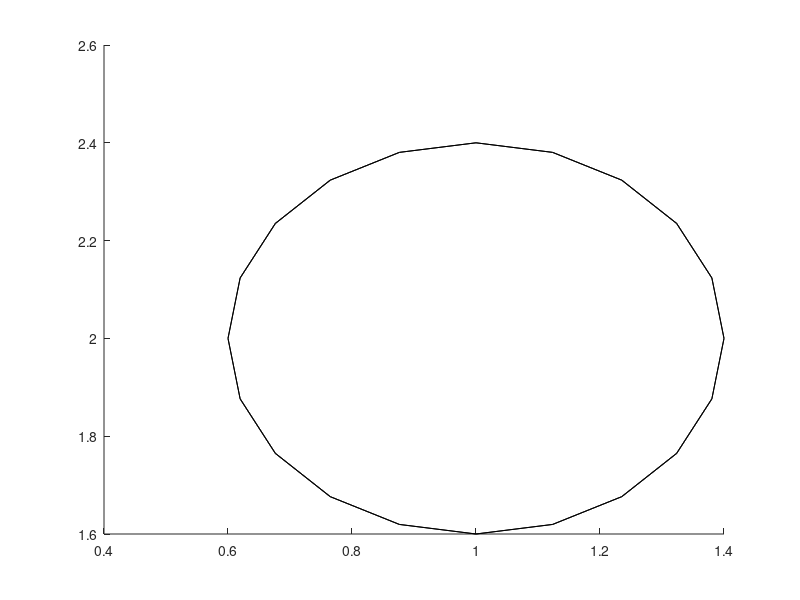

MATLAB code to generate this figure: (Note: this script raises an error after producing the figure.)
%% 无人机三维栅格环境建模 (20×20×15) - 圆柱体版本
clear; clc; close all;

%% 步骤1：生成建筑高度数据（20×20 平面）
X_SIZE = 20;
Y_SIZE = 20;
Z_SIZE = 15;

% 生成随机建筑高度（0表示空地/街道，3-15表示建筑高度）
rng(42); % 固定随机种子，结果可复现
building_density = 0.6; % 60%的栅格有建筑
building_height = zeros(X_SIZE, Y_SIZE);

for i = 1:X_SIZE
    for j = 1:Y_SIZE
        if rand() < building_density
            building_height(i,j) = randi([3, 15]); % 随机高度
        else
            building_height(i,j) = 0; % 街道/空地
        end
    end
end

%% 步骤2：绘制三维圆柱体（替换原bar3）
figure('Color','w');
hold on; % 保持绘图窗口，逐个绘制圆柱体

% 定义圆柱体底面分辨率（越多越接近圆柱）
theta = linspace(0, 2*pi, 20); 
% 圆柱体半径（对应原bar3的0.8宽度，保持视觉比例）
radius = 0.4; 

% 遍历所有栅格，绘制对应高度的圆柱体
for i = 1:X_SIZE
    for j = 1:Y_SIZE
        h = building_height(i,j);
        if h > 0 % 只绘制有建筑的位置
            % 生成圆柱体坐标
            [x_cyl, y_cyl, z_cyl] = cylinder(radius);
            % 缩放并平移圆柱体到对应栅格位置
            x_cyl = x_cyl + i; % X轴偏移，中心在(i, j)
            y_cyl = y_cyl + j; % Y轴偏移
            z_cyl = z_cyl * h; % Z轴按高度缩放
            
            % 绘制单个圆柱体并设置颜色
            s = surf(x_cyl, y_cyl, z_cyl, 'CData', z_cyl, 'FaceColor', 'interp');
            s.EdgeColor = 'none'; % 隐藏边线，让效果更平滑
        end
    end
end

%% 步骤3：美化图形（完全保留原有设置）
colorbar; % 添加颜色栏
title('城市三维环境模型（20×20×15 栅格）');
xlabel('X 栅格');
ylabel('Y 栅格');
zlabel('Z 栅格（高度）');
grid on;
axis equal;
view(35, 30);
camlight;
lighting gouraud;
hold off;

% 设置坐标轴范围（确保和原版本一致）
xlim([0, X_SIZE+1]);
ylim([0, Y_SIZE+1]);
zlim([0, Z_SIZE]);
